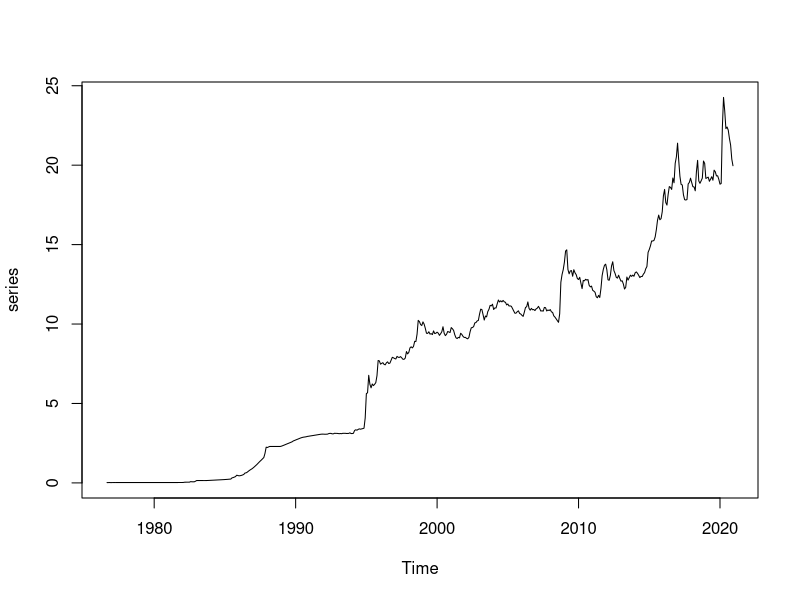

Recreate this plot in R.
# Limpiamos el entorno.
rm(list = ls(all.names = TRUE))
gc()

# Cargamos los datos.
original <- read.csv("Consulta_20210115-212725028-truncado.csv", header = F)

# Vemos algunos datos.
head(original)

n <- length(original$V1) # Cantidad original de datos. 
promedios <- numeric() # Aquí guardaremos los promedios mensuales.
fechas <- character() # Aquí guardaremos las fechas agregadas.

# Variables antes de iniciar el ciclo que agrega los datos por mes.
suma <- 0
contador <- 0
mes <- 8
year <- 1976
for (i in 1:n) {
  suma <- suma + original$V2[i]
  contador <- contador + 1
  if ((i == n) | (months(as.Date(original$V1[i])) != months(as.Date(original$V1[i+1])))) {
    promedios <- append(promedios, suma/contador)
    suma <- 0
    contador <- 0
    mes <- (mes%%12) + 1
    if(mes == 1) {
      year <- year + 1 
    }
    fechas <- append(fechas, paste(year, mes, sep = "-"))
  }
}

nuevos_datos <- data.frame(fechas, promedios)
head(nuevos_datos)
series <- ts(promedios, start = c(1976,9), frequency = 12)
plot(series)
